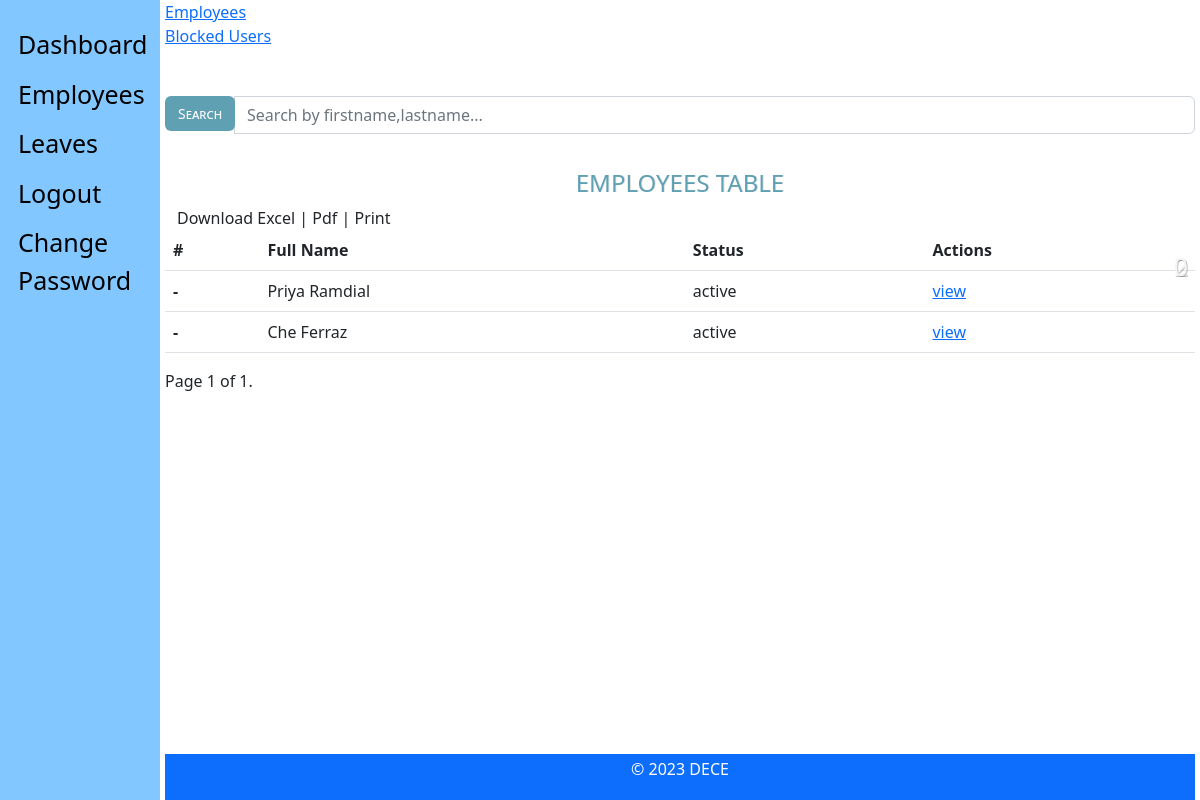
Before: /admin_view/employees/ (signed in) with the older database file.
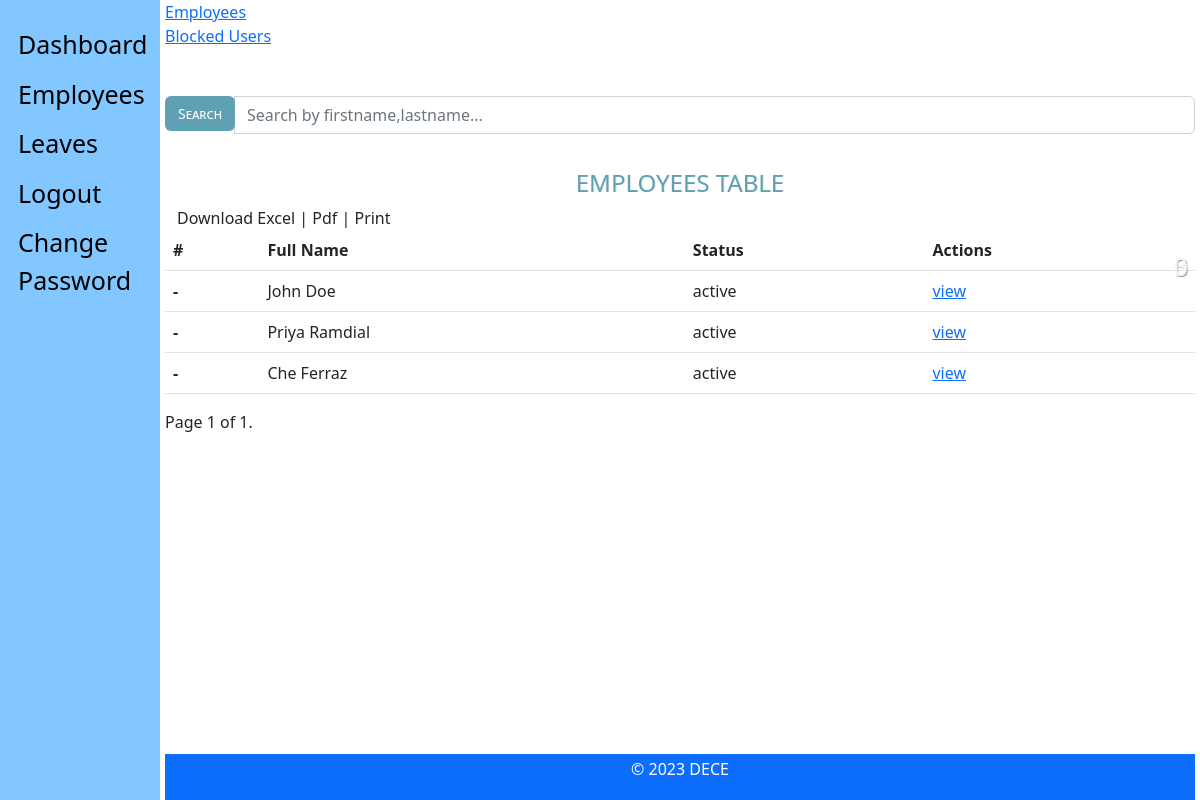
After: the same page with the newer database file.
### staff_app/models.py (models this page shows, shortened)
class Employee(models.Model):
    MALE = 'male'
    FEMALE = 'female'
    OTHER = 'other'
    NOT_KNOWN = 'Not Known'
    GENDER = (
        (MALE, 'Male'),
        (FEMALE, 'Female'),
        (OTHER, 'Other'),
        (NOT_KNOWN, 'Not Known'),
    )
    MR = 'Mr'
    MRS = 'Mrs'
    MSS = 'Mss'
    DR = 'Dr'
    SIR = 'Sir'
    MADAM = 'Madam'
    TITLE = (
        (MR, 'Mr'),
        (MRS, 'Mrs'),
        (MSS, 'Mss'),
        (DR, 'Dr'),
        (SIR, 'Sir'),
        (MADAM, 'Madam'),
    )
    FULL_TIME = 'Full-Time'
    PART_TIME = 'Part-Time'
    CONTRACT = 'Contract'
    INTERN = 'Intern'
    EMPLOYEETYPE = (
        (FULL_TIME, 'Full-Time'),
        (PART_TIME, 'Part-Time'),
        (CONTRACT, 'Contract'),
        (INTERN, 'Intern'),
    )
    user = models.ForeignKey(CustomUser, on_delete=models.CASCADE, default=1)
    title = models.CharField(_('Title'), max_length=10,
                             default=MR, choices=TITLE, blank=False, null=True)
    image = models.ImageField(_('Profile Image'), upload_to='profiles/', default='profiles/default.png', blank=True,
                              null=True, help_text='upload image size less than 2.0MB')  # work on path username-date/image
    firstname = models.CharField(
        _('Firstname'), max_length=125, null=False, blank=False)
    lastname = models.CharField(
        _('Lastname'), max_length=125, null=False, blank=False)
    othername = models.CharField(
        _('Othername (optional)'), max_length=125, null=True, blank=True)
    sex = models.CharField(_('Gender'), max_length=10,
                           default=MALE, choices=GENDER, blank=False)
    email = models.EmailField(
        _('Email'), max_length=255, default=None, blank=True, null=True)
    tel = PhoneNumberField(null=False, blank=False,
                           verbose_name='Phone Number')
    bio = models.CharField(_('Bio'), max_length=255,
                           default='', null=True, blank=True)
    birthday = models.DateField(_('Date of Birth'), blank=False, null=True)
    nisnumber = models.PositiveIntegerField(
        _('NIS Number'), null=True, blank=True)
    tinnumber = models.CharField(
        _('TIN'), max_length=15, null=True, blank=True)
    employeetype = models.CharField(_('Employee Type'), max_length=15,
                                    default=FULL_TIME, choices=EMPLOYEETYPE, blank=False, null=True)
    vitae = models.FileField(_('Cirriculum Vitae'), upload_to='vitae/', blank=True,
                             null=True, help_text='upload in .docx or .pdf')
    is_blocked = models.BooleanField(
        _('Is Blocked'), help_text='button to toggle employee block and unblock', default=False)
    is_deleted = models.BooleanField(
        _('Is Deleted'), help_text='button to toggle employee deleted and undelete', default=False)
    created = models.DateTimeField(verbose_name=_(
        'Created'), auto_now_add=True, null=True)
    updated = models.DateTimeField(
        verbose_name=_('Updated'), auto_now=True, null=True)
    objects = EmployeeManager()
    class Meta:
        verbose_name = _('Employee')
        verbose_name_plural = _('Employees')
        ordering = ['-created']
    @ property
    def get_full_name(self):
        fullname = ''
        firstname = self.firstname
        lastname = self.lastname
        othername = self.othername
        if (firstname and lastname) or othername is None:
            fullname = firstname + ' ' + lastname
            return fullname
        elif othername:
            fullname = firstname + ' ' + othername + ' '+lastname
            return fullname
        return

### admin_app/views.py (the view)
# urls.py: path('employees/', views.employees, name="employees"),
def employees(request):
    if not (request.user.is_authenticated and request.user.is_superuser):
        return redirect('hris:home')
    dataset = dict()
    employees = Employee.objects.all()
    query = request.GET.get('search')
    if query:
        employees = employees.filter(
            Q(firstname__icontains=query) |
            Q(lastname__icontains=query)
        )
    paginator = Paginator(employees, 10)  # show 10 employee lists per page
    page = request.GET.get('page')
    employees_paginated = paginator.get_page(page)
    dataset['employee_list'] = employees_paginated
    dataset['all_employees'] = Employee.objects.all_employees()
    blocked_employees = Employee.objects.all_blocked_employees()
    dataset['blocked_employees'] = blocked_employees
    dataset['title'] = 'Employees list view'
    return render(request, 'admin/view_employees.html', dataset)

### admin_app/managers.py (called while the page is built)
    def get_queryset(self):
        return super().get_queryset().filter(is_deleted=False)

    def all_employees(self):
        return super().get_queryset()

    def all_blocked_employees(self):
        return super().get_queryset().filter(is_blocked=True)

### templates/admin/view_employees.html (shortened to what this page needs)
{% extends 'base.html' %}
{% block content %}
    <section class="row margin-bottom">
        <div class="container-fluid">
        <section class="col-lg-4 col-md-4 col-sm-12">
            <div class="employee-box sec-box">
                <a href="">
                <span>Employees</span>
                </a>
                <span class="count-object">{{ all_employees.count }}</span>
            </div>
        </section>
        <section class="col-lg-4 col-md-4 col-sm-12">
            <div class="birthday-box sec-box">
                <a href="">
                <span>Blocked Users</span>
                </a>
                <span class="count-object">{{ blocked_employees.count }}</span>
            </div>
        </section>
    </section>
    <div class="row" style="margin-bottom: 2.2rem;margin-top: 3rem;">
        <div class="">
        <div class="col-lg-12">
            <form action="" method="GET">
                <div class="input-group">
                    <span class="input-group-btn">
                    <button class="btn btn-default" id = "stylebutton" type="button">Search</button>
                    </span>
                    <input type="search" value="{{request.GET.search}}" name="search" class="form-control" placeholder="Search by firstname,lastname...">
                </div>
            </form>
        </div>
        </div>
    </div>
    <div class="table-responsive table-shadow">
        <div class="text-center table-description">
            <h4 class="title-h3" style="color: #60a0b3 !important;
            text-shadow: 1px 0px rgba(0,0,0,0.11)"> EMPLOYEES TABLE</h4>
        </div>
        <div class="container-fluid">
            <div class="row">
                 <div class="download-print-action">
                      Download Excel | Pdf | Print
                </div>
            </div>
        </div>
        <table class="table">
            <thead>
                <tr>
                  <th scope="col">#</th>
                  <th scope="col">Full Name</th>
                  <th scope="col">Status</th>
                  <th scope="col">Actions</th>
                </tr>
            </thead>
            <tbody>
                {% for employee in employee_list %}
                <tr>
                  {% if employee.employeeid %}
                  <th scope="row">{{ employee.employeeid }}</th>
                  {% else %}
                  <th scope="row">-</th>
                  {% endif %}
                  <td>{{ employee.get_full_name }}</td>
                  {% if employee.is_blocked %}
                  <td>Inactive</td>
                  {% else %}
                  <td>active</td>
                  {% endif %}
                  <td>
                    <a href="{% url 'admin_app:info' employee.id %}">
                        view
                    </a>
                  </td>
                </tr>
                {% endfor %}
            </tbody>
        </table>
              <div class="pagination">
                <span class="step-links">
                    <span class="current">
                        Page {{ employee_list.number }} of {{ employee_list.paginator.num_pages }}.
                    </span>
                </span>
            </div>
    </div>
{% endblock content %}

### templates/base.html (shortened to what this page needs)
{% load static %}
{% load humanize %}
<!DOCTYPE html>
<html lang="en">
<head>
    <link rel="stylesheet" type="text/CSS" href="{% static "css/bootstrap.min.css" %}">
</head>
<body>
    <div class="sidenav">
        {% if user.is_superuser%}
            <a href="{% url 'admin_app:admin-home' %}">Dashboard</a>
            <a href="{% url 'admin_app:employees' %} ">Employees</a>
            <a href="{% url 'admin_app:leaves' %}">Leaves</a>
            <a href="{% url 'hris:logout' %}">Logout</a>
            <a href="{% url 'hris:password_change' %}">Change Password</a>
        {% endif %}
    </div>
    <div class="main">
        {% block content %}{% endblock %}
            <footer class="footer">
                <div class="container-fluid">
                    <p class="copyright pull-right">
                        &copy; <script>document.write(new Date().getFullYear())</script> DECE
                    </p>
                </div>
            </footer>
        </div>
</body>
</html>

Changed rows visible on the page:
added Employee: get_full_name "John Doe", is_blocked "active"
Other visible differences:
{{ all_employees.count }}: "2" → "3"
